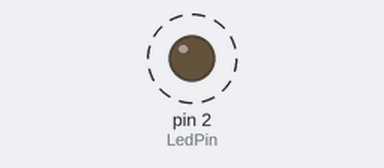
A sketch run on a simulated Arduino Uno, built with avr-gcc and run on an emulated ATmega328P. On the bench: output pins drawn as LEDs (lit = HIGH). Dashed ring = blinking.

Above: at 0.5 s.
Timing chart, 0 to 4.7 s (numbered marks = the images above):
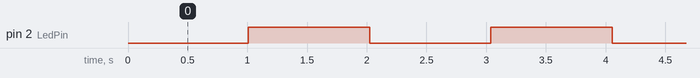

The sketch:

attiny_int.ino
```cpp
#define LedPin 2

void setup()
{
  // Setup LedPin
  pinMode(LedPin, OUTPUT);

  // We will use Timer 2 on the ATmega328.
  // See section 17 of http://www.atmel.com/dyn/resources/prod_documents/doc8161.pdf
  // Section 17.11 contains details about the registers
  // which need to be setup.
  //
  // Table 17-8 in the datasheet describes how to set the
  // counter mode. To use CTC we must set _BV(WGM21)
  // in register TCCR2A.
  TCCR2A = _BV(WGM21);
  // Table 17-9 shows the available clock prescale values.
  // We will use the highest available: 1/1024. This
  // requires that we set 4 bits.
  // This gives a clock of 16MHz/1024 = 15625Hz
  TCCR2B = _BV(CS22) | _BV(CS21) | _BV(CS20);
  // We want an interrupt once per second. This would
  // require a compare value of 15625. However OCR2A
  // is only an 8 bit register which can hold a max value
  // of 255.
  //
  // The highest factor of 15625 lower than 255 is 125
  // so we will use that. 15625 = 125 * 125 so settings
  // OCR2A to 125 will generate 125 interrupts per second.
  // We will need to manually count how many times
  // we have been interrupted and flash our LED every time
  // we are interrupted for the 125th time.
  OCR2A = 125;
  // Finally we need to enable our interrupt.
  TIMSK2 = _BV(OCIE2A);
}

unsigned long count = 0;
int ledon = 0;
SIGNAL(TIMER2_COMPA_vect)
{
  // We expect 125 interrupts a second
  count++;
  if (count > 125)
  {
    count = 0;
    if (ledon == 0)
    {
      digitalWrite(LedPin, HIGH);
      ledon = 1;
    }
    else
    {
      digitalWrite(LedPin, LOW);
      ledon = 0;
    }
  }
}

void loop()
{
  // do nothing
}
```

Measured:
- by itself, pin 2 (LedPin): alternates HIGH for 1.0 s and LOW for 1.0 s
